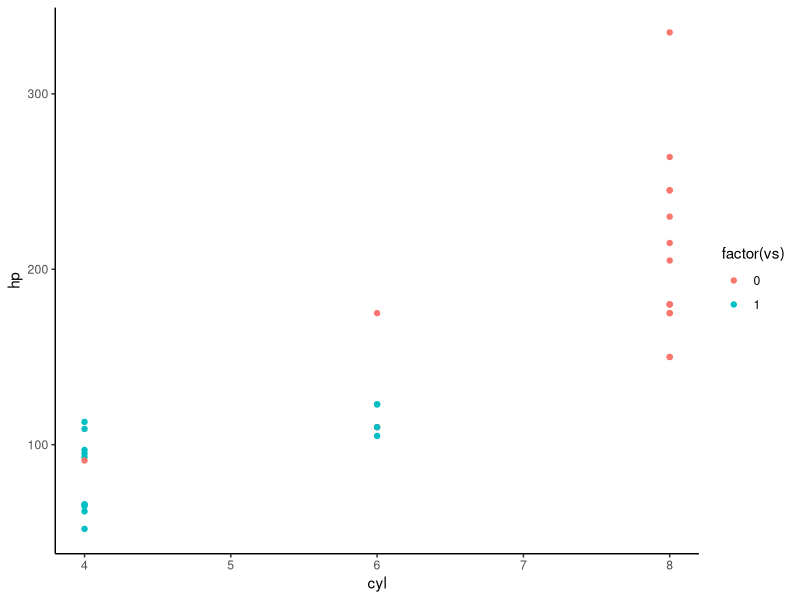

Write the R code that produced this figure.
library(tidyverse)

our_data <- mtcars

our_data %>% 
ggplot(
  aes(
    x = cyl,
    y = hp,
    color = factor(vs)
  )
  ) +
  geom_point() + 
  theme_classic()

#first pull thier changes and then pull yourse